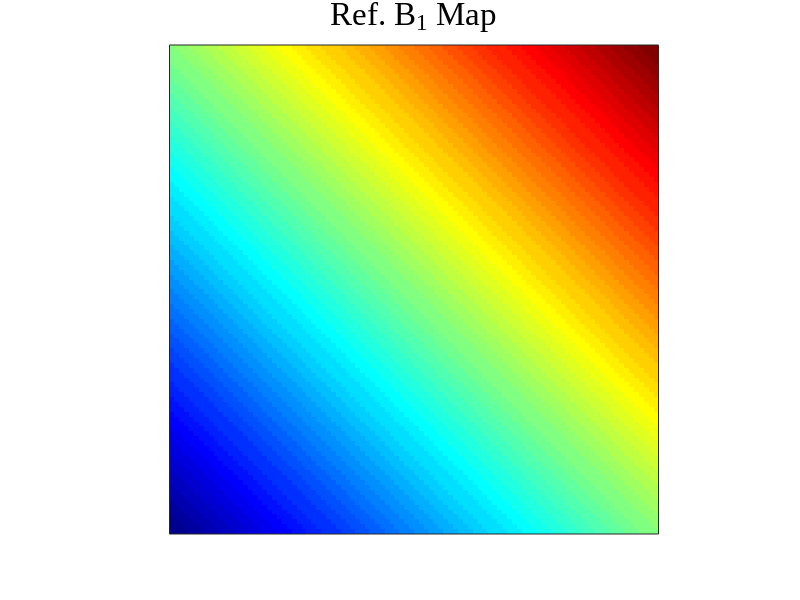
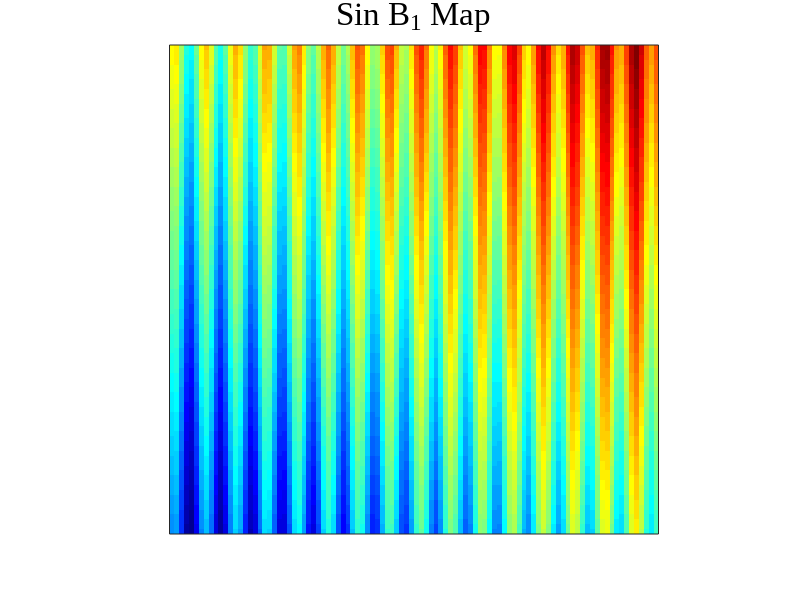

Here is the MATLAB script that generated these plots, in order:
%% simuBlurAndHistAnalysis
% Exploratory analysis of to explore why histograms and correlations were 
% used for the paper analysis
%

%% Initial setup
%

clear all
close all
clc

%% Globals
%

figIndex = 0;
imDims = [100, 100];
diagionalRotationAngle = 90;
b1MapRescaleFactor = 0.5;

sinB1MapAmpl = 0.2;
sinB1MapFreq = 1;
%% Generate ideal "Ref" B1 map with diagonal gradient
%

[Xgrad, Ygrad] = meshgrid(1:imDims(1),1:imDims(2));

diagionalGrad = Xgrad+Ygrad;

b1map_tmp = imrotate(diagionalGrad, diagionalRotationAngle); % Rotate to get prefered diagonal orientation, only a visual preference.

b1Map_ref = b1map_tmp./max(b1map_tmp(:))+b1MapRescaleFactor;

figIndex = figIndex+1; figure(figIndex), imagesc(b1Map_ref), axis image, set(gca, 'XTick', [], 'YTick', []), colormap(jet), title('Ref. B_1 Map', 'FontSize', 24, 'FontName', 'TimesNewRoman', 'FontWeight', 'normal')

% Cleanup variables that are of no use anymore
clear b1map_tmp diagionalGrad

%% Create a b1map with sinusoid superimpose to simulate a regular imprecision or artefact
%

sinB1Map = b1Map_ref + sinB1MapAmpl * sin(sinB1MapFreq * Xgrad);

figIndex = figIndex+1; figure(figIndex), imagesc(sinB1Map), axis image, set(gca, 'XTick', [], 'YTick', []), colormap(jet), title('Sin B_1 Map', 'FontSize', 24, 'FontName', 'TimesNewRoman', 'FontWeight', 'normal')
